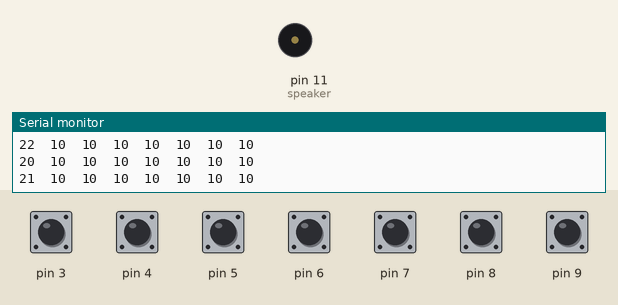
Recording of a sketch running on a simulated Arduino Uno, built with avr-gcc and run on an emulated ATmega328P. Shown: buzzer (waves = sounding), the last lines printed to the serial monitor. The inputs (shaded band) are chosen by the test bench; at power-on: pin 3–9 HIGH.

Above: at 1.2 s.
1.3 s: pin 3 pulled LOW for 0.15 s
At 1.4 s:
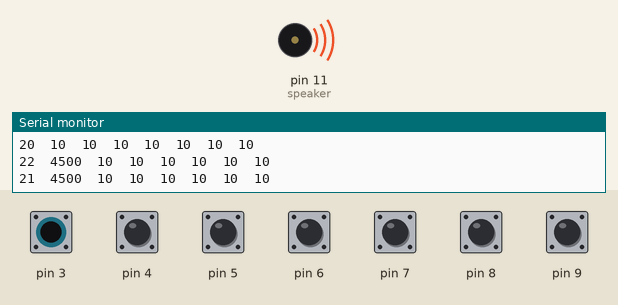
2.9 s: pin 4 pulled LOW for 0.15 s
At 3.6 s:
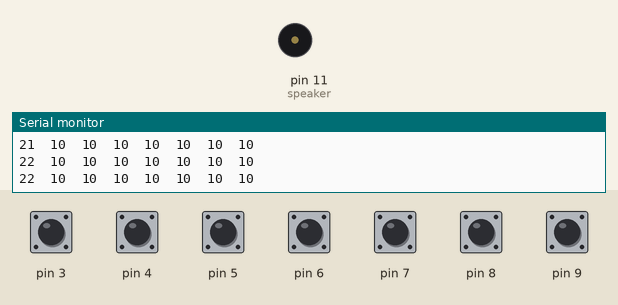
4.5 s: pin 5 pulled LOW for 0.15 s
At 4.6 s:
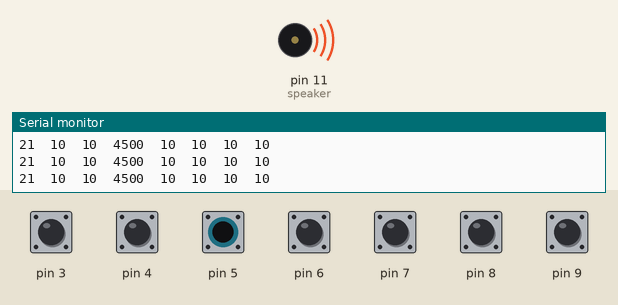
7.6 s: pin 6 pulled LOW for 0.15 s
At 8.2 s:
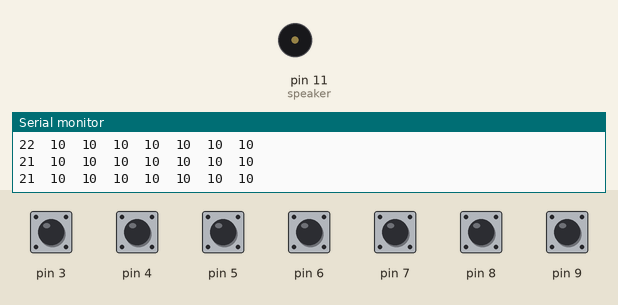
10.7 s: pin 7 pulled LOW for 0.15 s
At 11.3 s:
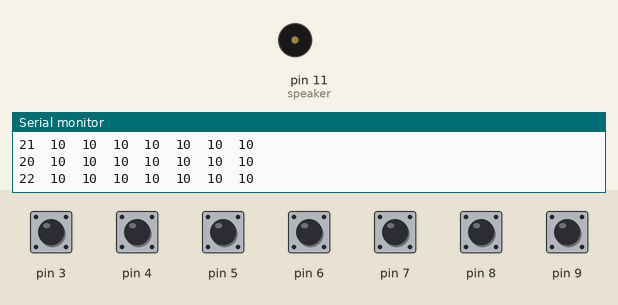
13.8 s: pin 8 pulled LOW for 0.15 s
At 13.89 s:
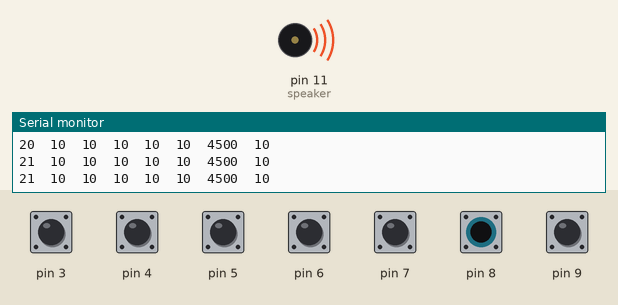
Timing chart, 0 to 16.4 s (numbered marks = the images above; inputs shaded):
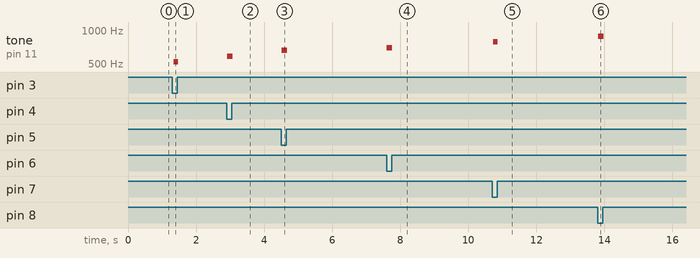

Measured:
- after the input at 1.3 s, tone on pin 11 (speaker): silent → 523 Hz at once, → silent 0.13 s later
- after the input at 2.9 s, tone on pin 11 (speaker): silent → 587 Hz at once, → silent 0.16 s later
- after the input at 4.5 s, tone on pin 11 (speaker): silent → 659 Hz at once, → silent 0.16 s later
- after the input at 7.6 s, tone on pin 11 (speaker): silent → 698 Hz at once, → silent 0.16 s later
- after the input at 10.7 s, tone on pin 11 (speaker): silent → 784 Hz at once, → silent 0.13 s later
- after the input at 13.8 s, tone on pin 11 (speaker): silent → 880 Hz at once, → silent 0.16 s later

The sketch:

DIY_Piano.ino
```cpp
/* DIY Piano

   - DIY Piano with Arduino. This is a very simple project.
   - ONLY needed some very cheap materials,
     e.g. pencil, A4 paper, paper clip, speaker, male-to-male jumper, breadboard and Arduino Uno board.
   - Of course the Arduino Uno board is not cheap, but it is reusable for other projects too. So it is worth to own one.

   - This project using the concept of capasitive sensor, so no switch/button is required for it.
   - Here is the link of capacitive sensor. For better understanding, please visit the page.
     http://playground.arduino.cc//Main/CapacitiveSensor?from=Main.CapSense

   - To watch the Demo of This Project:
     http://www.youtube.com/watch?v=X4QNT5hOHLs&list=TLlm-tAV1gEzDF4VV39VdjCSLNlfe0tTpU


   Created by:
   Oh Hai Seng || Junny Oh    07 November 2013
*/


// Import the CapacitiveSensor Library.
#include <CapacitiveSensor.h>


// Name the pin as led.
#define speaker 11


// Set the Send Pin & Receive Pin.
CapacitiveSensor   cs_2_3 = CapacitiveSensor(2,3);        // 10M resistor between pins 4 & 2, pin 2 is sensor pin, add a wire and or foil if desired
CapacitiveSensor   cs_2_4 = CapacitiveSensor(2,4);        // 10M resistor between pins 4 & 6, pin 6 is sensor pin, add a wire and or foil
CapacitiveSensor   cs_2_5 = CapacitiveSensor(2,5);        // 10M resistor between pins 4 & 8, pin 8 is sensor pin, add a wire and or foil
CapacitiveSensor   cs_2_6 = CapacitiveSensor(2,6);        // 10M resistor between pins 4 & 8, pin 8 is sensor pin, add a wire and or foil
CapacitiveSensor   cs_2_7 = CapacitiveSensor(2,7);        // 10M resistor between pins 4 & 8, pin 8 is sensor pin, add a wire and or foil
CapacitiveSensor   cs_2_8 = CapacitiveSensor(2,8);        // 10M resistor between pins 4 & 8, pin 8 is sensor pin, add a wire and or foil
CapacitiveSensor   cs_2_9 = CapacitiveSensor(2,9);        // 10M resistor between pins 4 & 8, pin 8 is sensor pin, add a wire and or foil


void setup()
{
  cs_2_3.set_CS_AutocaL_Millis(0xFFFFFFFF);     // turn off autocalibrate on channel 1 - just as an example

  // Arduino start communicate with computer.
  Serial.begin(9600);
}

void loop()
{
  // Set a timer.
  long start = millis();

  // Set the sensitivity of the sensors.
  long total1 =  cs_2_3.capacitiveSensor(30);
  long total2 =  cs_2_4.capacitiveSensor(30);
  long total3 =  cs_2_5.capacitiveSensor(30);
  long total4 =  cs_2_6.capacitiveSensor(30);
  long total5 =  cs_2_7.capacitiveSensor(30);
  long total6 =  cs_2_8.capacitiveSensor(30);
  long total7 =  cs_2_9.capacitiveSensor(30);


  Serial.print(millis() - start);        // check on performance in milliseconds
  Serial.print("\t");                    // tab character for debug windown spacing

  Serial.print(total1);                  // print sensor output 1
  Serial.print("\t");                    // Leave some space before print the next output
  Serial.print(total2);                  // print sensor output 2
  Serial.print("\t");                    // Leave some space before print the next output
  Serial.print(total3);                  // print sensor output 3
  Serial.print("\t");                    // Leave some space before print the next output
  Serial.print(total4);                  // print sensor output 4
  Serial.print("\t");                    // Leave some space before print the next output
  Serial.print(total5);                  // print sensor output 5
  Serial.print("\t");                    // Leave some space before print the next output
  Serial.print(total6);                  // print sensor output 6
  Serial.print("\t");                    // Leave some space before print the next output
  Serial.println(total7);                // print sensor output 7
                                         // "println" - "ln" represent as "line", system will jump to next line after print the output.


  // When hand is touched the sensor, the speaker will produce a tone.
  // I set a threshold for it, so that the sensor won't be too sensitive.
  if (total1 > 150) tone(speaker,523);
  if (total2 > 150) tone(speaker,587);
  if (total3 > 150) tone(speaker,659);
  if (total4 > 150) tone(speaker,698);
  if (total5 > 150) tone(speaker,784);
  if (total6 > 150) tone(speaker,880);
  if (total7 > 150) tone(speaker,988);

  // When hand didn't touch on it, no tone is produced.
  if (total1<=150  &  total2<=150  &  total3<=150 & total4<=150  &  total5<=150  &  total6<=150 &  total7<=150)
    noTone(speaker);

  delay(10);                             // arbitrary delay to limit data to serial port
}
```
